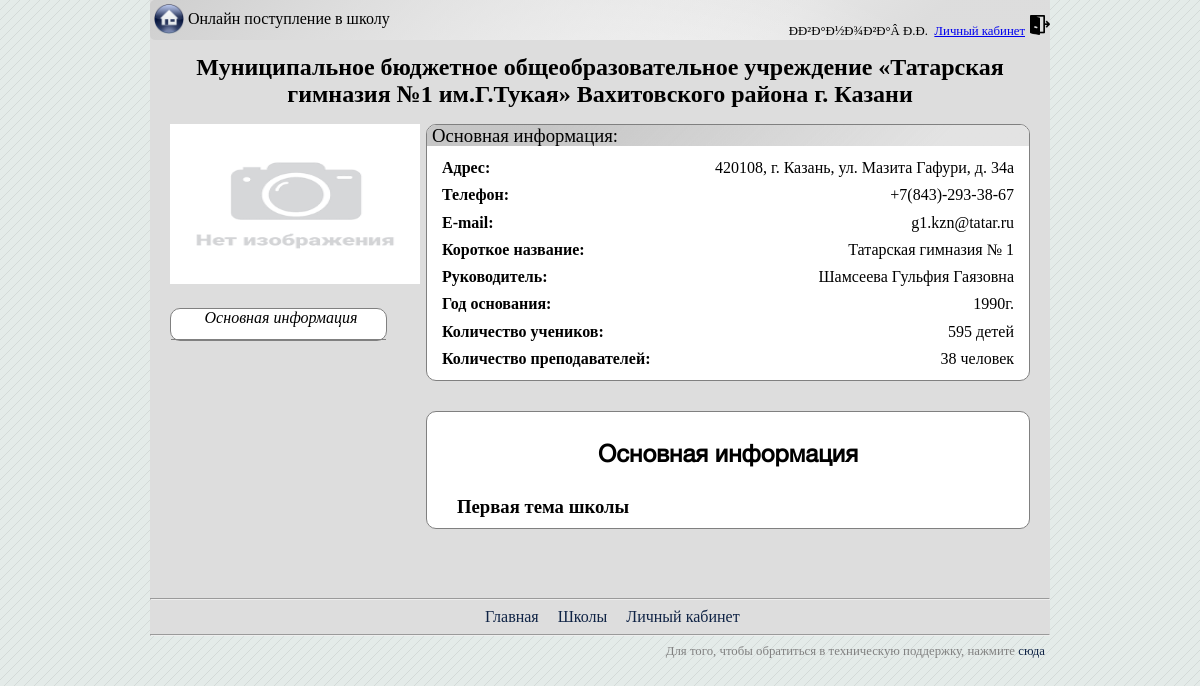
The app's page /school/index.php?page=school&id=3 (signed in) with its own data.
### tables this page shows
CREATE TABLE `school` (
  `id` int(5) NOT NULL,
  `name` varchar(300) DEFAULT NULL,
  `address` varchar(150) DEFAULT NULL,
  `telephone` varchar(20) DEFAULT NULL,
  `director` varchar(100) DEFAULT NULL,
  `email` varchar(100) DEFAULT NULL,
  `shorttitle` varchar(50) DEFAULT NULL,
  `year` int(4) DEFAULT NULL,
  `ccount` int(5) DEFAULT NULL,
  `tcount` int(5) DEFAULT NULL,
  `cor1` varchar(10) DEFAULT NULL,
  `cor2` varchar(10) DEFAULT NULL,
  `startdate` date DEFAULT NULL,
  `enddate` date DEFAULT NULL,
  `active` varchar(5) NOT NULL DEFAULT 'false'
);

### school/templates/school.php (the view, shortened to what this page needs)
<?php
if (isset($_GET['id'])){?>
<div class="school">
	<?
	$id = $_GET['id'];
	$result = mysqli_query($link,"SELECT * FROM school WHERE id = $id");
	$school = mysqli_fetch_row($result);
	?>
	<h1 align="center"><? echo $school[1]; ?></h1>
	<div class="mainpic">
		<img src=<? if (file_exists('schools\\'.$school[0].'\\main_pic.jpg')){ echo "schools/$school[0]/main_pic.jpg?clear=".rand(); } else {echo "attach/no_photo.png"; } ?> >
	</div>
	<div class="sinfo">
			<h3>Основная информация:</h3>
			<p><b>Адрес:</b><span><? echo $school[2]; ?></span></p>
			<p><b>Телефон:</b><span><? echo $school[3]; ?></span></p>
			<p><b>E-mail:</b><span><? echo $school[5]; ?></span></p>
			<p><b>Короткое название:</b><span><? echo $school[6]; ?></span></p>
			<p><b>Руководитель:</b><span><? echo $school[4]; ?></span></p>
			<p><b>Год основания:</b><span><? echo $school[7]; ?>г.</span></p>
			<p><b>Количество учеников:</b><span><? echo $school[8]; ?> детей</span></p>
			<p><b>Количество преподавателей:</b><span><? echo $school[9]; ?> человек</span></p>
	</div>
	<?
	$result = mysqli_query($link,"SELECT title, content FROM page WHERE school_id = '$id'");
	 while ($row = mysqli_fetch_row($result)) {
	    $titles[] = $row[0];
	    $contents[] = $row[1];
	}
	?>
	<div class="schoolhreflist">
		<ul>
			<?
				$j=1;
				foreach ($titles as $title) {
					if( $j==1){
						echo "<li><div class='sbutton chosen' data-value=\"$j\">$title";
						echo "</div></li>";
					}
					$j=$j+1;
				}
			?>
		</ul>
	</div>
	<div class="schoolcontent">
	    <?
			$j=1;
			foreach ($contents as $content) {
				if ($j==1){
					echo "<div class='tab tab--$j active'>";
					echo "<h2>".$titles[$j-1]."</h2>";
					echo "<div class='pagecontent--$j'>";
					echo $content;
					echo "</div>";
					echo "</div>";
				}
				$j=$j+1;
			}
		?>
	</div>
</div>
<?}
	else
		header("Location: http://school/templates/404.html");
?>

### school/styles/styles.css (style rules this page uses)
html { background: #e4ebe9 url(../attach/html.png) repeat top left; color: #000; }
body { width: 75%; margin: auto auto; background-color: #DDDDDD; }
.content h2 { font-family: "Faust"; text-align: center; }
.school { padding: 20px; font-family: "PT Root UI"; min-width: 70%; display: inline-block; }
.school h1 { margin-top: -10px; font-size: 1.5em; padding-right: 20px; padding-left: 20px; }
.school .mainpic { display: block; float: left; }
.school .mainpic img { width: inherit; height: inherit; width: 250px; height: 160px; }
.school .sinfo { border: 1px solid grey; border-radius: 10px; background-color: white; display: block; width: 70%; float: right; line-height: 0.7em; }
.school .sinfo h3 { padding-left: 5px; margin: 0; font-weight: 1; background: linear-gradient(315deg, hsla(225, 0%, 89.01%, 1) 15%, hsla(225, 0%, 89.01%, 0) 80%), linear-gradient(245deg, hsla(340, 0%, 77.72%, 1) 100%, hsla(340, 0%, 77.72%, 0) 70%); border-top-right-radius: 9px; border-top-left-radius: 9px; padding: 5px; }
.school .sinfo span { float: right; padding-right: 15px; }
.school .sinfo b { padding-left: 15px; }
.school .schoolhreflist { background-color: white; margin-top: 20px; display: block; float: left; border: 1px solid grey; border-radius: 10px; width: 25%; }
.school .schoolhreflist ul { padding: 0; list-style-type: none; margin-bottom: 0; margin-top: 0; }
.school .schoolhreflist ul li { padding-left: 5px; text-align-last: center; min-height: 30px; cursor: pointer; }
.school .schoolhreflist ul li { border-bottom: 1px solid grey; }
.school .schoolcontent { border: 1px solid grey; border-radius: 10px; background-color: white; width: 70%; margin-top: 30px; float: right; }
.school .schoolcontent h3 { margin: 0; padding-top: 10px; padding-left: 20px; }
.tab { display: none; }
.chosen { font-style: italic; }
.tab.active { display: block; padding: 10px; }
.tab.active h2 { display: block; font-family: "Helvetica"; }

### records on screen
school: name "Муниципальное бюджетное общеобразовательное учреждение «Татарская гимназия №1 им.Г.Тукая» Вахитовского района г. Казани", address "420108, г. Казань, ул. Мазита Гафури, д. 34а", telephone "+7(843)-293-38-67", email "g1.kzn@tatar.ru", shorttitle "Татарская гимназия № 1", director "Шамсеева Гульфия Гаязовна", year "1990", ccount "595", tcount "38"

### other values on screen
$_COOKIE['FIO'] "ÐÐ²Ð°Ð½Ð¾Ð²Ð°Â Ð.Ð."
$title "Основная информация"
$titles[$j-1] "Основная информация"
$content "Первая тема школы"
